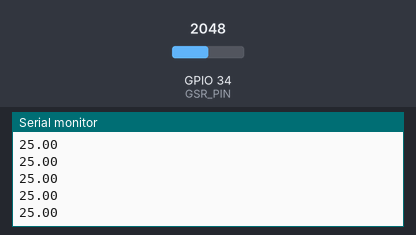
Bench run of a sketch on a simulated ESP32. On the bench: the last lines printed to the serial monitor. The test bench sets the inputs (shaded band); at power-on: GPIO 34 (GSR_PIN) = 2048.

Above: at 2.2 s.
2.3 s: GPIO 34 (GSR_PIN) set to 2866
At 2.54 s:
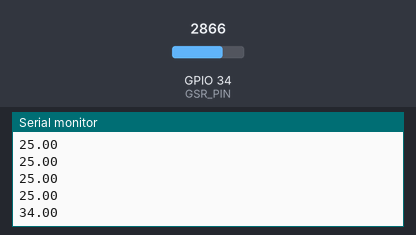
3.8 s: GPIO 34 (GSR_PIN) set to 3603
At 3.9 s:
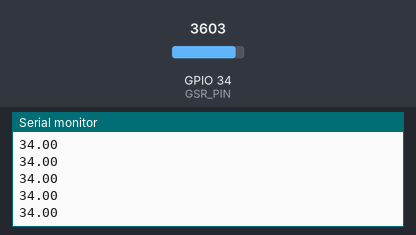
Timing chart, 0 to 6.8 s (numbered marks = the images above; inputs shaded):
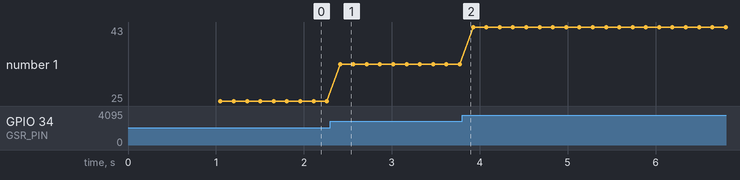

Measured:
- after the input at 2.3 s, the serial monitor: prints a new line after 0.11 s (image 1)
- plotted number 1: 25 → 34 after the input at 2.3 s, 34 → 43 after the input at 3.8 s

The sketch:

esp32_gsr.ino
```cpp
/*
 * MindConnect ESP32 GSR Sensor Firmware
 *
 * Hardware:
 * - ESP32 Development Board
 * - GSR Sensor (e.g., Grove or similar) connected to Analog Pin
 *
 * Connection:
 * - VCC -> 3.3V or 5V (Check your sensor specs)
 * - GND -> GND
 * - SIG -> GPIO 34 (Analog ADC1_CH6)
 *
 * Logic:
 * Reads analog value, maps it to a simulated microsiemens (0-40) range,
 * and prints it to Serial for the Web App to read.
 */

const int GSR_PIN = 34; // Analog pin for GSR Sensor
int sensorValue = 0;

void setup() {
  Serial.begin(9600); // Must match the Baud Rate in the Web App
  delay(1000);
  Serial.println("MindConnect Sensor Ready");
}

void loop() {
  long sum = 0;

  // Take 10 samples for stability
  for(int i=0; i<10; i++) {
    sensorValue = analogRead(GSR_PIN); // 0-4095 (12-bit Resolution)
    sum += sensorValue;
    delay(5);
  }

  float average = sum / 10.0;

  // Convert 12-bit ADC (0-4095) to estimated uS/Conductance range (0-40)
  // Note: This is an approximation. Real calibration requires knowing the resistor network.
  // We assume higher reading = lower resistance = higher stress (typically).
  // But many GSR sensors are calculating Resistance.
  // Let's invert relative to max if needed, but often raw signal correlates with conductivity in simple sensors.
  // For the app demo, we map 0-4095 to 0-50.

  float gsrData = map(average, 0, 4095, 0, 50);

  // Send to Serial (Plotter/Web App)
  // Format: Just the number
  Serial.println(gsrData);

  delay(100); // 10Hz update rate
}
```
